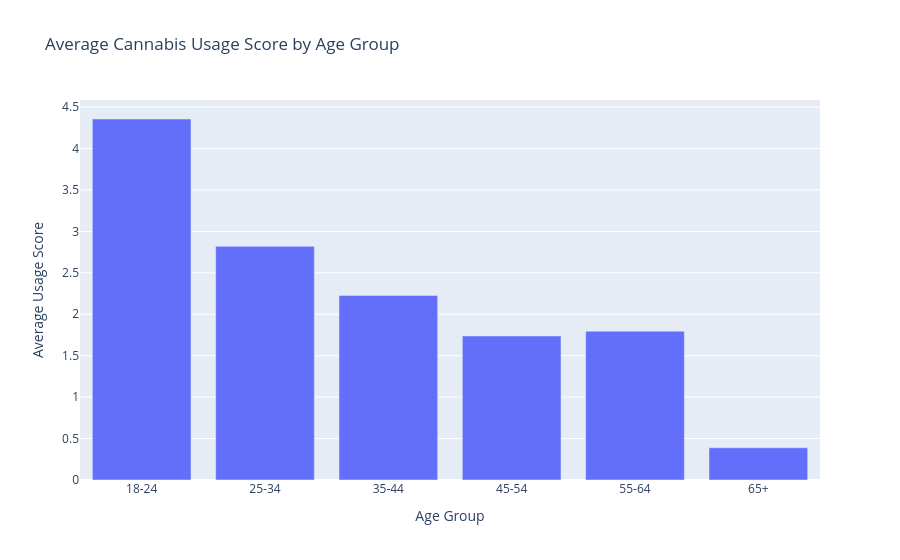

This figure's notebook cell:
### Markdown cell above
## 13. Create the first static Plotly figure

Build the first figure before placing it in Dash. Give it a descriptive title and human-readable axis and legend labels.

### Code cell
test_data = analysis[analysis["Drug"] == "Cannabis"]
 
fig1 = px.bar(
test_data.groupby("Age Group")["UsageScore"]
.mean()
.reset_index(),
x="Age Group",
y="UsageScore",
title="Average Cannabis Usage Score by Age Group",
labels={
"Age Group": "Age Group",
"UsageScore": "Average Usage Score"
}
)
 
fig1.show()

### Figure 1 — Plotly figure (JSON) as saved in the notebook; plotly's stock layout.template omitted (floating-point values rounded to 4 significant figures)
{"data": [{"hovertemplate": "Age Group=%{x}<br>Average Usage Score=%{y}<extra></extra>", "legendgroup": "", "marker": {"color": "#636efa", "pattern": {"shape": ""}}, "name": "", "orientation": "v", "showlegend": false, "textposition": "auto", "type": "bar", "x": ["18-24", "25-34", "35-44", "45-54", "55-64", "65+"], "xaxis": "x", "y": [4.356, 2.819, 2.228, 1.738, 1.796, 0.3889], "yaxis": "y"}], "layout": {"barmode": "relative", "legend": {"tracegroupgap": 0}, "title": {"text": "Average Cannabis Usage Score by Age Group"}, "xaxis": {"anchor": "y", "domain": [0, 1], "title": {"text": "Age Group"}}, "yaxis": {"anchor": "x", "domain": [0, 1], "title": {"text": "Average Usage Score"}}}}
